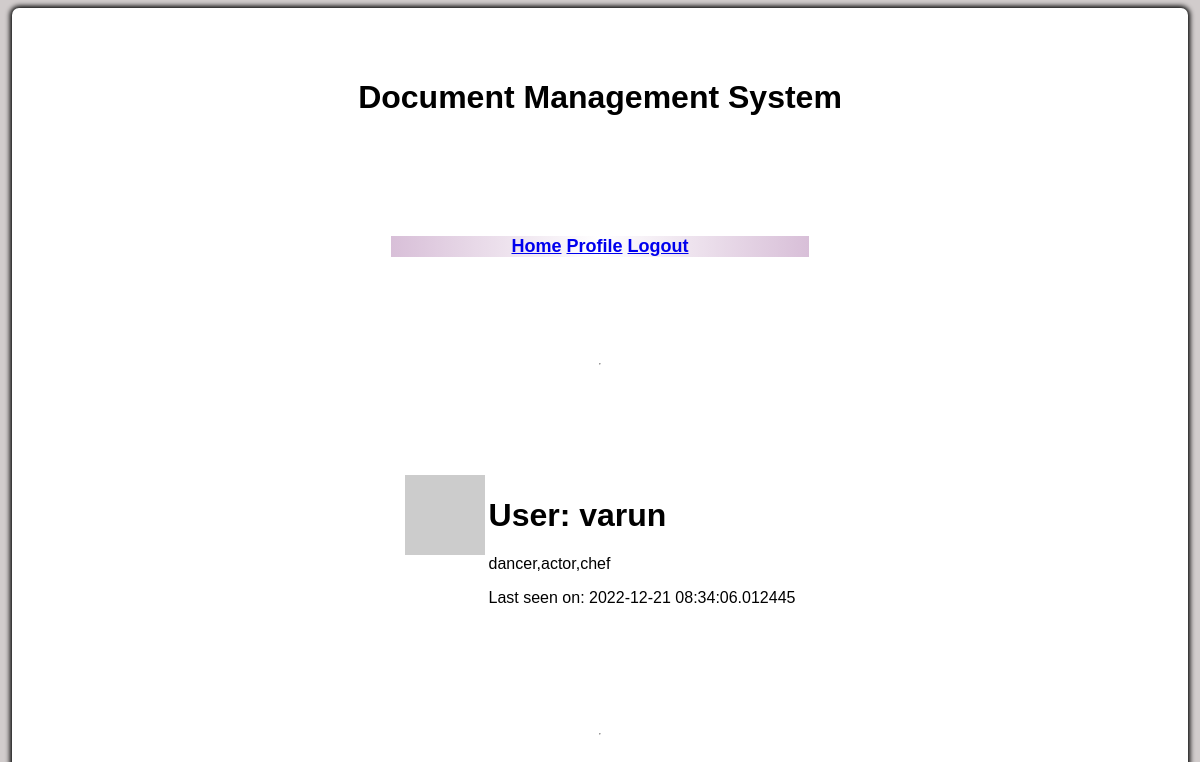
Page /user/varun (signed in) on the committed database.
### app.py (models this page shows, shortened)
class User(UserMixin, db.Model):
    id = db.Column(db.Integer, primary_key=True)
    username = db.Column(db.String(64), index=True, unique=True)
    email = db.Column(db.String(120), index=True, unique=True)
    password_hash = db.Column(db.String(128))
    posts = db.relationship('Post', backref='author', lazy='dynamic')
    about_me = db.Column(db.String(140))
    last_seen = db.Column(db.DateTime, default=datetime.utcnow)
    def avatar(self, size):
        digest = md5(self.email.lower().encode('utf-8')).hexdigest()
        return 'https://www.gravatar.com/avatar/{}?d=identicon&s={}'.format(
            digest, size)

### app.py (the view)
@app.route('/user/<username>')
@login_required
def user(username):
    user = User.query.filter_by(username=username).first_or_404()
    return render_template('user.html', user=user, title=username)

### app.py (called while the page is built)
@login.user_loader
def load_user(id):
    return User.query.get(int(id))

@app.before_request
def before_request():
    if current_user.is_authenticated:
        current_user.last_seen = datetime.utcnow()
        db.session.commit()

### templates/user.html (shortened to what this page needs)
{% extends "base.html" %}
{% block content %}
    <table>
        <tr valign="top">
            <td><img src="{{ user.avatar(128) }}"></td>
            <td>
                <h1>User: {{ user.username }}</h1>
                {% if user.about_me %}<p>{{ user.about_me }}</p>{% endif %}
                {% if user.last_seen %}<p>Last seen on: {{ user.last_seen }}</p>{% endif %}
            </td>
        </tr>
    </table>
    <hr>
{% endblock %}

### static/base.css (style rules this page uses)
html { height: 100%; }
body { height: 100%; margin: 0; font-family: Arial, Helvetica, sans-serif; display: grid; justify-items: center; align-items: center; background-color: #d1cccc; }

### rows in the picture
User: username "varun", about_me "dancer,actor,chef", last_seen "2022-12-21 08:34:06.012445"
